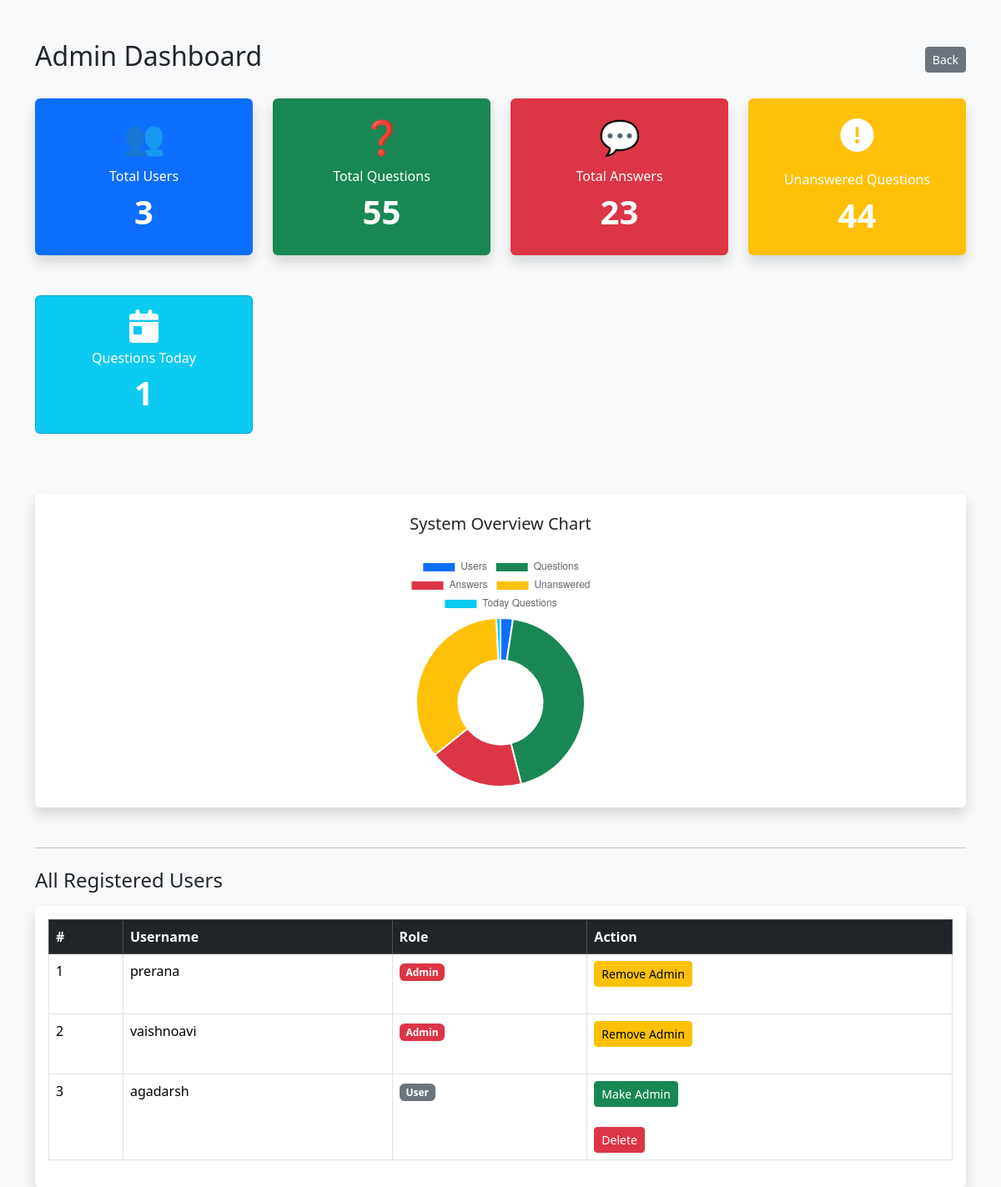
/dashboard (signed in), run on the app's committed database.
### tables this page shows
CREATE TABLE users (
            id INTEGER PRIMARY KEY AUTOINCREMENT,
            username TEXT UNIQUE,
            password TEXT,
            role TEXT DEFAULT 'user'
        );

### app.py (the view)
@app.route("/dashboard")
def dashboard():
    if "user" not in session:
        return redirect("/login")
    if session.get("role") != "admin":
        return "Access Denied"
    conn = sqlite3.connect("database.db")
    c = conn.cursor()
    c.execute("SELECT COUNT(*) FROM users")
    total_users = c.fetchone()[0]
    c.execute("SELECT COUNT(*) FROM questions")
    total_questions = c.fetchone()[0]
    c.execute("SELECT COUNT(*) FROM answers")
    total_answers = c.fetchone()[0]
    c.execute("""
    SELECT COUNT(*) FROM questions
    WHERE id NOT IN (SELECT question_id FROM answers)
    """)
    unanswered = c.fetchone()[0]
    c.execute("""
    SELECT COUNT(*) FROM questions
    WHERE DATE(created_at) = DATE('now')
    """)
    today_questions = c.fetchone()[0]
    c.execute("SELECT id, username, role FROM users")
    users_list = c.fetchall()
    conn.close()
    return render_template(
    "dashboard.html",
    total_users=total_users,
    total_questions=total_questions,
    total_answers=total_answers,
    unanswered=unanswered,
    today_questions=today_questions,
    users_list=users_list
    )

### templates/dashboard.html (shortened to what this page needs)
<!DOCTYPE html>
<html>
<head>
    <link href="https://cdn.jsdelivr.net/npm/bootstrap@5.3.2/dist/css/bootstrap.min.css" rel="stylesheet">
    <link rel="stylesheet" href="https://cdnjs.cloudflare.com/ajax/libs/font-awesome/6.4.0/css/all.min.css">
</head>
<body class="bg-light">
<div class="container mt-5">
    <div class="d-flex justify-content-between align-items-center mb-4">
        <h2>Admin Dashboard</h2>
        <a href="/" class="btn btn-secondary btn-sm">Back</a>
    </div>
<div class="row g-4">
    <div class="col-md-3">
        <div class="card text-white bg-primary shadow border-0 h-100">
            <div class="card-body text-center">
                <div style="font-size:40px;">👥</div>
                <h6 class="mt-2">Total Users</h6>
                <h1 class="fw-bold">{{ total_users }}</h1>
            </div>
        </div>
    </div>
    <div class="col-md-3">
        <div class="card text-white bg-success shadow border-0 h-100">
            <div class="card-body text-center">
                <div style="font-size:40px;">❓</div>
                <h6 class="mt-2">Total Questions</h6>
                <h1 class="fw-bold">{{ total_questions }}</h1>
            </div>
        </div>
    </div>
    <div class="col-md-3">
        <div class="card text-white bg-danger shadow border-0 h-100">
            <div class="card-body text-center">
                <div style="font-size:40px;">💬</div>
                <h6 class="mt-2">Total Answers</h6>
                <h1 class="fw-bold">{{ total_answers }}</h1>
            </div>
        </div>
    </div>
<div class="col-md-3">
<a href="/?filter=unanswered" style="text-decoration:none;">
    <div class="card text-white bg-warning  shadow border-0 h-100">
        <div class="card-body text-center d-flex flex-column justify-content-center">
        <div style="font-size:40px;"<i class="fa-solid fa-circle-exclamation fa-2x mt-2"></i></div>
            <h6 class="card-title mt-4">Unanswered Questions</h6>
            <h1 class="fw-bold">{{ unanswered }}</h1>
        </div>
    </div>
</div>
<div class="col-md-3">
<a href="/?filter=today" style="text-decoration:none;">
<div class="card text-white bg-info h-100">
<div class="card-body text-center">
<div style="font-size:40px;"<i class="fa-solid fa-calendar-day fa-2x"></i></div>
<h6 class="card-title mt-2">Questions Today</h6>
<h1 class="fw-bold">{{ today_questions }}</h1>
</div>
</div>
</div>
<div class="mt-5">
    <div class="card shadow border-0 p-4">
        <h5 class="mb-4 text-center">System Overview Chart</h5>
        <div class="d-flex justify-content-center">
            <div style="width: 280px;">
                <canvas id="statsChart"></canvas>
            </div>
        </div>
    </div>
</div>
</div>
<hr class="mt-5">
<h4 class="mt-4">All Registered Users</h4>
<div class="card shadow border-0 p-3 mt-3">
    <table class="table table-bordered">
        <thead class="table-dark">
            <tr>
                <th>#</th>
                <th>Username</th>
                <th>Role</th>
                <th>Action</th>
            </tr>
        </thead>
<tbody>
{% for user in users_list %}
<tr>
    <td>{{ loop.index }}</td>
    <td>{{ user[1] }}</td>
    <td>
        {% if user[2] == "admin" %}
            <span class="badge bg-danger">Admin</span>
        {% else %}
            <span class="badge bg-secondary">User</span>
        {% endif %}
    </td>
      <td>
    {% if user[2] == "admin" %}
        <a href="/remove_admin/{{ user[0] }}"
           class="btn btn-sm btn-warning">
           Remove Admin
        </a>
    {% else %}
        <a href="/make_admin/{{ user[0] }}"
           class="btn btn-sm btn-success">
           Make Admin
        </a>
    {% endif %}
    <br><br>
    {% if user[2] != "admin" %}
     <form action="{{ url_for('delete_user', username=user[1]) }}"
      method="POST"
      style="display:inline;"
      onsubmit="return confirm('Are you sure?');">
    <button type="submit" class="btn btn-sm btn-danger">
        Delete
    </button>
</form>
    {% endif %}
</td>
</tr>
{% endfor %}
</tbody>
            </table>
</div>
<script>
document.addEventListener("DOMContentLoaded", function () {
const canvas = document.getElementById('statsChart');
if (!canvas) return;
const ctx = canvas.getContext('2d');
new Chart(ctx, {
type: 'doughnut',
data: {
labels: ['Users','Questions','Answers','Unanswered','Today Questions'],
datasets: [{
data: [
{{ total_users }},
{{ total_questions }},
{{ total_answers }},
{{ unanswered }},
{{ today_questions }}
],
backgroundColor: [
'#0d6efd',
'#198754',
'#dc3545',
'#ffc107',
'#0dcaf0'
]
}]
},
options: {
plugins: {
legend: { display: true },
tooltip: {
callbacks: {
label: function(context) {
let totalQuestions = {{ total_questions }};
let value = context.raw;
let percentage = ((value / totalQuestions) * 100).toFixed(1);
return context.label + ": " + value + " (" + percentage + "%)";
}
}
}
}
}
});
});
</script>
<script>
document.addEventListener("DOMContentLoaded", function () {
    const canvas = document.getElementById('statsChart');
    if (!canvas) return;
    const ctx = canvas.getContext('2d');
    new Chart(ctx, {
        type: 'doughnut',
        data: {
            labels: ['Users', 'Questions', 'Answers', 'unanswered', 'today questions'],
            datasets: [{
                data: [
                    {{ total_users }},
                    {{ total_questions }},
                    {{ total_answers }}
                    {{ unanswered }},
                    {{ today_questions }}
                ],
                backgroundColor: [
                    '#0d6efd',
                    '#198754',
                    '#dc3545'
                ],
                borderWidth: 0
            }]
        },
        options: {
            responsive: true,
            maintainAspectRatio: true,
            cutout: '60%',
            plugins: {
                legend: {
                    position: 'bottom'
                }
            }
        }
    });
});
</script>
</body>
</html>

### data on the page
users: username "prerana", role "Admin"
users: username "vaishnoavi", role "Admin"
users: username "agadarsh", role "User"

### other printed values
{{ total_users }} "3"
{{ total_questions }} "55"
{{ total_answers }} "23"
{{ unanswered }} "44"
{{ today_questions }} "1"
chart data {{ total_users }} 3
chart data {{ total_questions }} 55
chart data {{ total_answers }} 23
chart data {{ unanswered }} 44
